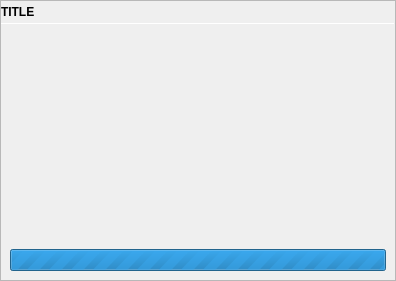
<?xml version="1.0" encoding="UTF-8"?>
<ui version="4.0">
 <class>TransferPane</class>
 <widget class="QFrame" name="TransferPane">
  <property name="geometry">
   <rect>
    <x>0</x>
    <y>0</y>
    <width>396</width>
    <height>281</height>
   </rect>
  </property>
  <property name="windowTitle">
   <string>Frame</string>
  </property>
  <property name="frameShape">
   <enum>QFrame::StyledPanel</enum>
  </property>
  <property name="frameShadow">
   <enum>QFrame::Sunken</enum>
  </property>
  <layout class="QVBoxLayout" name="verticalLayout">
   <property name="spacing">
    <number>0</number>
   </property>
   <property name="leftMargin">
    <number>0</number>
   </property>
   <property name="topMargin">
    <number>0</number>
   </property>
   <property name="rightMargin">
    <number>0</number>
   </property>
   <property name="bottomMargin">
    <number>0</number>
   </property>
   <item>
    <layout class="QHBoxLayout" name="horizontalLayout">
     <property name="spacing">
      <number>0</number>
     </property>
     <item>
      <widget class="QLabel" name="bigTitleLabel">
       <property name="sizePolicy">
        <sizepolicy hsizetype="Expanding" vsizetype="Preferred">
         <horstretch>0</horstretch>
         <verstretch>0</verstretch>
        </sizepolicy>
       </property>
       <property name="font">
        <font>
         <weight>75</weight>
         <bold>true</bold>
        </font>
       </property>
       <property name="text">
        <string notr="true">TITLE</string>
       </property>
       <property name="margin">
        <number>9</number>
       </property>
      </widget>
     </item>
     <item>
      <widget class="QPushButton" name="cancelButton">
       <property name="sizePolicy">
        <sizepolicy hsizetype="Preferred" vsizetype="Preferred">
         <horstretch>0</horstretch>
         <verstretch>0</verstretch>
        </sizepolicy>
       </property>
       <property name="text">
        <string/>
       </property>
       <property name="icon">
        <iconset theme="dialog-cancel">
         <normaloff>.</normaloff>.</iconset>
       </property>
       <property name="flat">
        <bool>true</bool>
       </property>
      </widget>
     </item>
    </layout>
   </item>
   <item>
    <widget class="Line" name="line">
     <property name="maximumSize">
      <size>
       <width>16777215</width>
       <height>1</height>
      </size>
     </property>
     <property name="orientation">
      <enum>Qt::Horizontal</enum>
     </property>
    </widget>
   </item>
   <item>
    <widget class="QStackedWidget" name="stack">
     <property name="currentIndex">
      <number>0</number>
     </property>
     <widget class="QWidget" name="page">
      <layout class="QVBoxLayout" name="verticalLayout_3">
       <item>
        <widget class="QLabel" name="actionLabel">
         <property name="text">
          <string/>
         </property>
        </widget>
       </item>
       <item>
        <widget class="QProgressBar" name="progressBar">
         <property name="maximum">
          <number>0</number>
         </property>
         <property name="value">
          <number>0</number>
         </property>
         <property name="textVisible">
          <bool>false</bool>
         </property>
        </widget>
       </item>
      </layout>
     </widget>
     <widget class="QWidget" name="page_2">
      <layout class="QVBoxLayout" name="verticalLayout_2">
       <item>
        <widget class="QLabel" name="conflictActionLabel">
         <property name="text">
          <string/>
         </property>
         <property name="wordWrap">
          <bool>true</bool>
         </property>
        </widget>
       </item>
       <item>
        <layout class="QVBoxLayout" name="verticalLayout_4">
         <property name="spacing">
          <number>0</number>
         </property>
         <item>
          <widget class="QPushButton" name="replaceAllConflicts">
           <property name="text">
            <string>Replace All Items</string>
           </property>
          </widget>
         </item>
         <item>
          <widget class="QPushButton" name="skipAllConflicts">
           <property name="text">
            <string>Skip Conflicting Items</string>
           </property>
          </widget>
         </item>
         <item>
          <widget class="QPushButton" name="examineAllConflicts">
           <property name="text">
            <string>Examine Conflicting Items</string>
           </property>
          </widget>
         </item>
        </layout>
       </item>
      </layout>
     </widget>
     <widget class="QWidget" name="page_3">
      <layout class="QVBoxLayout" name="verticalLayout_5">
       <property name="spacing">
        <number>0</number>
       </property>
       <property name="leftMargin">
        <number>0</number>
       </property>
       <property name="topMargin">
        <number>0</number>
       </property>
       <property name="rightMargin">
        <number>0</number>
       </property>
       <property name="bottomMargin">
        <number>0</number>
       </property>
       <item>
        <layout class="QVBoxLayout" name="verticalLayout_6">
         <property name="spacing">
          <number>6</number>
         </property>
         <property name="leftMargin">
          <number>9</number>
         </property>
         <property name="topMargin">
          <number>9</number>
         </property>
         <property name="rightMargin">
          <number>9</number>
         </property>
         <property name="bottomMargin">
          <number>9</number>
         </property>
         <item>
          <widget class="QLabel" name="label">
           <property name="text">
            <string>For each conflict, select a resolution</string>
           </property>
          </widget>
         </item>
         <item>
          <layout class="QHBoxLayout" name="horizontalLayout_3">
           <property name="spacing">
            <number>0</number>
           </property>
           <item>
            <spacer name="horizontalSpacer_2">
             <property name="orientation">
              <enum>Qt::Horizontal</enum>
             </property>
             <property name="sizeHint" stdset="0">
              <size>
               <width>40</width>
               <height>20</height>
              </size>
             </property>
            </spacer>
           </item>
           <item>
            <widget class="QPushButton" name="replaceAllButton">
             <property name="text">
              <string>Replace All</string>
             </property>
            </widget>
           </item>
           <item>
            <widget class="QPushButton" name="skipAllButton">
             <property name="text">
              <string>Skip All</string>
             </property>
            </widget>
           </item>
          </layout>
         </item>
        </layout>
       </item>
       <item>
        <widget class="Line" name="line_2">
         <property name="maximumSize">
          <size>
           <width>16777215</width>
           <height>1</height>
          </size>
         </property>
         <property name="orientation">
          <enum>Qt::Horizontal</enum>
         </property>
        </widget>
       </item>
       <item>
        <layout class="QVBoxLayout" name="conflictsLayout"/>
       </item>
       <item>
        <layout class="QHBoxLayout" name="horizontalLayout_2">
         <property name="spacing">
          <number>0</number>
         </property>
         <item>
          <spacer name="horizontalSpacer">
           <property name="orientation">
            <enum>Qt::Horizontal</enum>
           </property>
           <property name="sizeHint" stdset="0">
            <size>
             <width>40</width>
             <height>20</height>
            </size>
           </property>
          </spacer>
         </item>
         <item>
          <widget class="QPushButton" name="pushButton">
           <property name="text">
            <string>Finish</string>
           </property>
          </widget>
         </item>
        </layout>
       </item>
      </layout>
     </widget>
    </widget>
   </item>
  </layout>
 </widget>
 <resources/>
 <connections/>
</ui>
